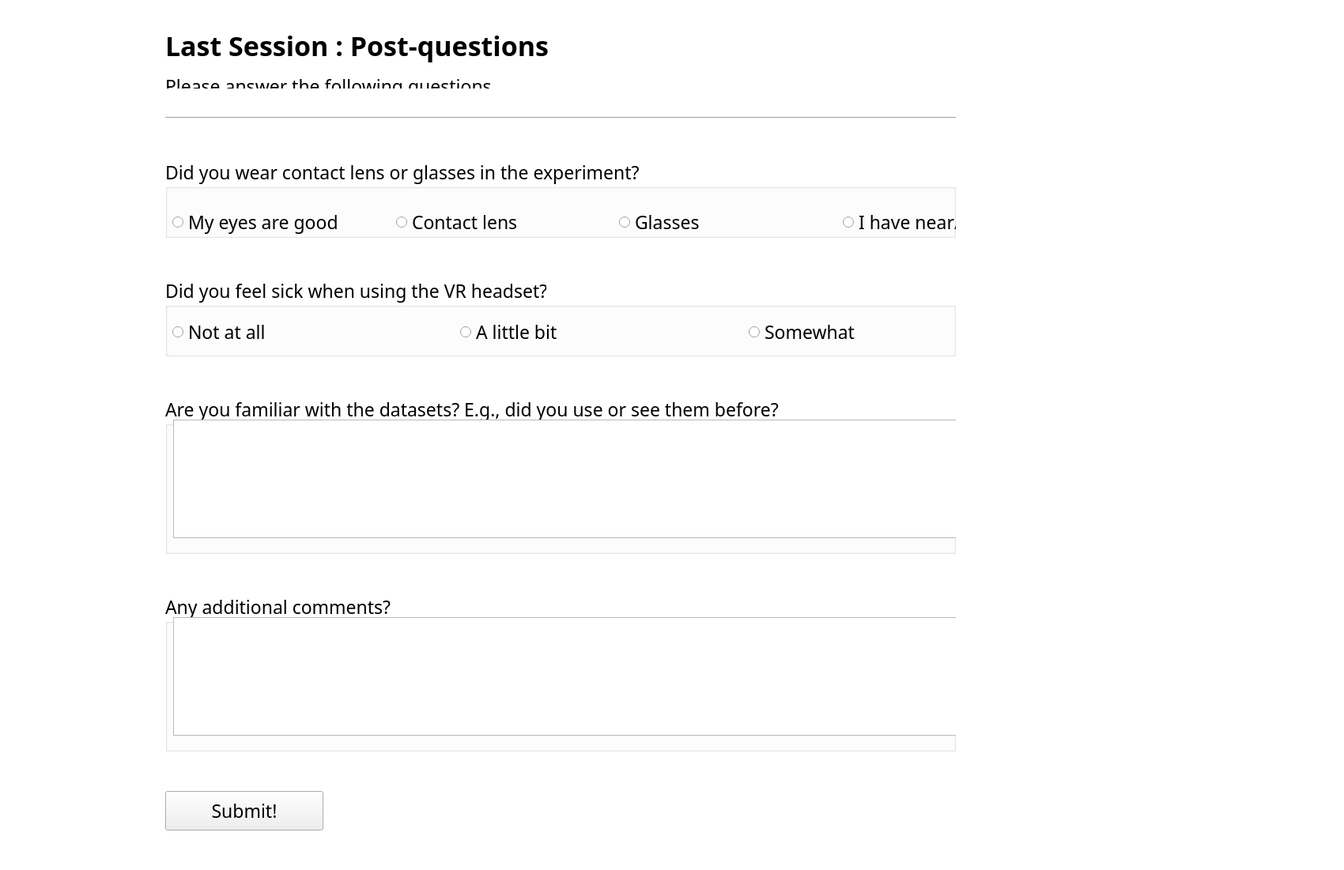
<?xml version="1.0" encoding="UTF-8"?>
<ui version="4.0">
 <class>PostQuesWindow</class>
 <widget class="QMainWindow" name="PostQuesWindow">
  <property name="geometry">
   <rect>
    <x>0</x>
    <y>0</y>
    <width>1700</width>
    <height>1101</height>
   </rect>
  </property>
  <property name="windowTitle">
   <string>~Experiment~</string>
  </property>
  <property name="styleSheet">
   <string notr="true">QMainWindow{background:white;}</string>
  </property>
  <widget class="QWidget" name="centralwidget">
   <property name="minimumSize">
    <size>
     <width>1200</width>
     <height>800</height>
    </size>
   </property>
   <widget class="QWidget" name="verticalLayoutWidget">
    <property name="geometry">
     <rect>
      <x>9</x>
      <y>10</y>
      <width>1681</width>
      <height>1220</height>
     </rect>
    </property>
    <property name="minimumSize">
     <size>
      <width>1000</width>
      <height>0</height>
     </size>
    </property>
    <layout class="QVBoxLayout" name="verticalLayout" stretch="0,1,15,15,15,0,1">
     <property name="spacing">
      <number>50</number>
     </property>
     <property name="sizeConstraint">
      <enum>QLayout::SetFixedSize</enum>
     </property>
     <property name="leftMargin">
      <number>200</number>
     </property>
     <property name="topMargin">
      <number>10</number>
     </property>
     <property name="rightMargin">
      <number>10</number>
     </property>
     <property name="bottomMargin">
      <number>10</number>
     </property>
     <item>
      <widget class="QLabel" name="instructionBox">
       <property name="minimumSize">
        <size>
         <width>0</width>
         <height>78</height>
        </size>
       </property>
       <property name="maximumSize">
        <size>
         <width>16777215</width>
         <height>50</height>
        </size>
       </property>
       <property name="font">
        <font>
         <family>AvenirNext LT Pro Regular</family>
         <pointsize>17</pointsize>
        </font>
       </property>
       <property name="text">
        <string>&lt;h2&gt;Last Session : Post-questions&lt;/h2&gt;Please answer the following questions.</string>
       </property>
       <property name="alignment">
        <set>Qt::AlignBottom|Qt::AlignLeading|Qt::AlignLeft</set>
       </property>
      </widget>
     </item>
     <item>
      <widget class="Line" name="line">
       <property name="orientation">
        <enum>Qt::Horizontal</enum>
       </property>
      </widget>
     </item>
     <item>
      <widget class="QGroupBox" name="groupBox">
       <property name="minimumSize">
        <size>
         <width>1000</width>
         <height>100</height>
        </size>
       </property>
       <property name="font">
        <font>
         <family>AvenirNext LT Pro Regular</family>
         <pointsize>17</pointsize>
        </font>
       </property>
       <property name="title">
        <string>Did you wear contact lens or glasses in the experiment?</string>
       </property>
       <widget class="QWidget" name="horizontalLayoutWidget">
        <property name="geometry">
         <rect>
          <x>9</x>
          <y>40</y>
          <width>1451</width>
          <height>80</height>
         </rect>
        </property>
        <layout class="QHBoxLayout" name="horizontalLayout">
         <item>
          <widget class="QRadioButton" name="glass1">
           <property name="font">
            <font>
             <family>AvenirNext LT Pro Regular</family>
             <pointsize>17</pointsize>
            </font>
           </property>
           <property name="accessibleName">
            <string>goodEyes</string>
           </property>
           <property name="text">
            <string>My eyes are good</string>
           </property>
           <attribute name="buttonGroup">
            <string notr="true">lensGlassesRBGroup</string>
           </attribute>
          </widget>
         </item>
         <item>
          <widget class="QRadioButton" name="glass2">
           <property name="font">
            <font>
             <family>AvenirNext LT Pro Regular</family>
             <pointsize>17</pointsize>
            </font>
           </property>
           <property name="accessibleName">
            <string>contact</string>
           </property>
           <property name="text">
            <string>Contact lens</string>
           </property>
           <attribute name="buttonGroup">
            <string notr="true">lensGlassesRBGroup</string>
           </attribute>
          </widget>
         </item>
         <item>
          <widget class="QRadioButton" name="glass3">
           <property name="font">
            <font>
             <family>AvenirNext LT Pro Regular</family>
             <pointsize>17</pointsize>
            </font>
           </property>
           <property name="accessibleName">
            <string>glasses</string>
           </property>
           <property name="text">
            <string>Glasses</string>
           </property>
           <attribute name="buttonGroup">
            <string notr="true">lensGlassesRBGroup</string>
           </attribute>
          </widget>
         </item>
         <item>
          <widget class="QRadioButton" name="glass4">
           <property name="font">
            <font>
             <family>AvenirNext LT Pro Regular</family>
             <pointsize>17</pointsize>
            </font>
           </property>
           <property name="accessibleName">
            <string>notused</string>
           </property>
           <property name="text">
            <string>I have near/far sight, but I didn't use contacts/glasses</string>
           </property>
           <attribute name="buttonGroup">
            <string notr="true">lensGlassesRBGroup</string>
           </attribute>
          </widget>
         </item>
        </layout>
       </widget>
      </widget>
     </item>
     <item>
      <widget class="QGroupBox" name="groupBox_2">
       <property name="minimumSize">
        <size>
         <width>1000</width>
         <height>100</height>
        </size>
       </property>
       <property name="font">
        <font>
         <family>AvenirNext LT Pro Regular</family>
         <pointsize>17</pointsize>
        </font>
       </property>
       <property name="title">
        <string>Did you feel sick when using the VR headset? </string>
       </property>
       <widget class="QWidget" name="horizontalLayoutWidget_2">
        <property name="geometry">
         <rect>
          <x>9</x>
          <y>19</y>
          <width>1451</width>
          <height>101</height>
         </rect>
        </property>
        <layout class="QHBoxLayout" name="horizontalLayout_2">
         <item>
          <widget class="QRadioButton" name="sickness1">
           <property name="font">
            <font>
             <family>AvenirNext LT Pro Regular</family>
             <pointsize>17</pointsize>
            </font>
           </property>
           <property name="accessibleName">
            <string>notSick</string>
           </property>
           <property name="text">
            <string>Not at all</string>
           </property>
           <attribute name="buttonGroup">
            <string notr="true">sicknessRBGroup</string>
           </attribute>
          </widget>
         </item>
         <item>
          <widget class="QRadioButton" name="sickness2">
           <property name="font">
            <font>
             <family>AvenirNext LT Pro Regular</family>
             <pointsize>17</pointsize>
            </font>
           </property>
           <property name="accessibleName">
            <string>littleSick</string>
           </property>
           <property name="text">
            <string>A little bit</string>
           </property>
           <attribute name="buttonGroup">
            <string notr="true">sicknessRBGroup</string>
           </attribute>
          </widget>
         </item>
         <item>
          <widget class="QRadioButton" name="sickness3">
           <property name="font">
            <font>
             <family>AvenirNext LT Pro Regular</family>
             <pointsize>17</pointsize>
            </font>
           </property>
           <property name="accessibleName">
            <string>someSick</string>
           </property>
           <property name="text">
            <string>Somewhat</string>
           </property>
           <attribute name="buttonGroup">
            <string notr="true">sicknessRBGroup</string>
           </attribute>
          </widget>
         </item>
         <item>
          <widget class="QRadioButton" name="sickness4">
           <property name="font">
            <font>
             <family>AvenirNext LT Pro Regular</family>
             <pointsize>17</pointsize>
            </font>
           </property>
           <property name="accessibleName">
            <string>badSick</string>
           </property>
           <property name="text">
            <string>Very bad</string>
           </property>
           <attribute name="buttonGroup">
            <string notr="true">sicknessRBGroup</string>
           </attribute>
          </widget>
         </item>
        </layout>
       </widget>
      </widget>
     </item>
     <item>
      <widget class="QGroupBox" name="groupBox_3">
       <property name="minimumSize">
        <size>
         <width>1000</width>
         <height>200</height>
        </size>
       </property>
       <property name="font">
        <font>
         <family>AvenirNext LT Pro Regular</family>
         <pointsize>17</pointsize>
        </font>
       </property>
       <property name="title">
        <string>Are you familiar with the datasets? E.g., did you use or see them before?</string>
       </property>
       <widget class="QTextEdit" name="datafamilarField">
        <property name="geometry">
         <rect>
          <x>10</x>
          <y>30</y>
          <width>1451</width>
          <height>150</height>
         </rect>
        </property>
        <property name="font">
         <font>
          <family>AvenirNext LT Pro Regular</family>
          <pointsize>17</pointsize>
         </font>
        </property>
       </widget>
      </widget>
     </item>
     <item>
      <widget class="QGroupBox" name="groupBox_4">
       <property name="minimumSize">
        <size>
         <width>1000</width>
         <height>200</height>
        </size>
       </property>
       <property name="font">
        <font>
         <family>AvenirNext LT Pro Regular</family>
         <pointsize>17</pointsize>
        </font>
       </property>
       <property name="title">
        <string>Any additional comments?</string>
       </property>
       <widget class="QTextEdit" name="commentField">
        <property name="geometry">
         <rect>
          <x>10</x>
          <y>30</y>
          <width>1451</width>
          <height>150</height>
         </rect>
        </property>
        <property name="font">
         <font>
          <family>AvenirNext LT Pro Regular</family>
          <pointsize>17</pointsize>
         </font>
        </property>
       </widget>
      </widget>
     </item>
     <item alignment="Qt::AlignLeft">
      <widget class="QPushButton" name="nextButton">
       <property name="minimumSize">
        <size>
         <width>200</width>
         <height>50</height>
        </size>
       </property>
       <property name="maximumSize">
        <size>
         <width>200</width>
         <height>50</height>
        </size>
       </property>
       <property name="font">
        <font>
         <family>AvenirNext LT Pro Regular</family>
         <pointsize>17</pointsize>
        </font>
       </property>
       <property name="text">
        <string>Submit!</string>
       </property>
      </widget>
     </item>
    </layout>
   </widget>
  </widget>
 </widget>
 <resources/>
 <connections/>
 <buttongroups>
  <buttongroup name="lensGlassesRBGroup"/>
  <buttongroup name="sicknessRBGroup"/>
 </buttongroups>
</ui>
